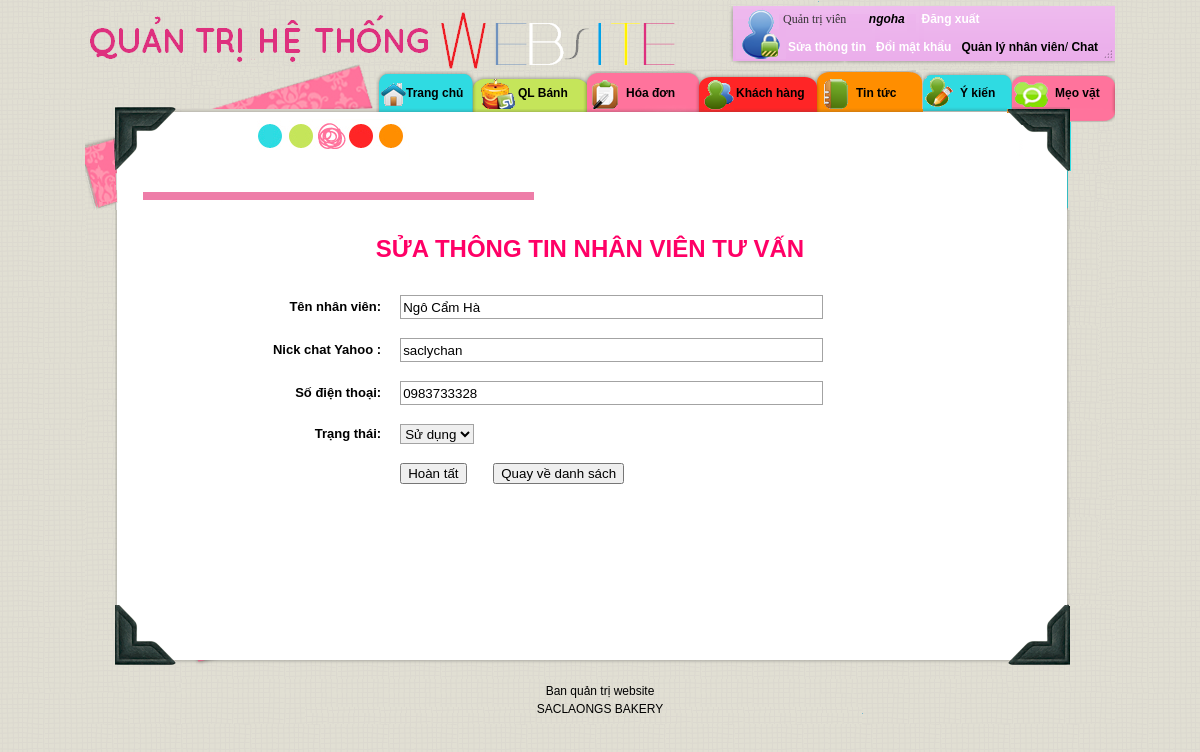
Screenshot of /admin/admin.php?go=chat_manager_edit&action=edit&id=7 (signed in) with the database file from the repository.
### tables this page shows
CREATE TABLE IF NOT EXISTS `counselors` (
  `conID` int(11) NOT NULL AUTO_INCREMENT,
  `conName` varchar(30) NOT NULL,
  `conPhone` varchar(15) NOT NULL,
  `conYahoo` varchar(50) NOT NULL,
  `conStatus` tinyint(1) NOT NULL DEFAULT '1',
  PRIMARY KEY (`conID`)
);

### admin/admin/chat_manager_edit.php (the view, shortened to what this page needs)
<?
	$action=$_REQUEST['action'];
	$conID=$_REQUEST['id'];
	if($action=="edit")
	{
		$sqlrow=mysql_query("SELECT * FROM counselors WHERE conID=".$conID."");
		$row=mysql_fetch_array($sqlrow);
	}
?>
<p>&nbsp;</p>
<form action="admin.php?go=chat_manager_edit&action=update&id=<? echo $row['conID'] ?>" method="post" id="frmadd" name="frmadd">
<table width="100%" border="0" align="center" cellpadding="7" cellspacing="5">
  <tr>
    <td colspan="3" align="center"><p class="style1">SỬA THÔNG TIN NHÂN VIÊN TƯ VẤN </p>
      <p>&nbsp;</p></td>
  </tr>
  <tr>
    <td width="35%" align="right"><span class="style3">Tên nhân viên: </span></td>
    <td width="35%"><input class="tableboxinput" name="conName" type="text" id="conName" size="50" onFocus="style.backgroundColor='#F0F0F0'" onBlur="style.backgroundColor='white'" value="<? echo $row['conName'] ?>" /></td>
    <td width="30%"><div  class="st1" id="err1"></div></td>
  </tr>
<tr>
    <td width="35%" align="right"><span class="style3">Nick chat Yahoo : </span></td>
    <td width="35%"><input class="tableboxinput" name="conYahoo" type="text" id="conYahoo" size="50" onFocus="style.backgroundColor='#F0F0F0'" onBlur="style.backgroundColor='white'" value="<? echo $row['conYahoo'] ?>" /></td>
    <td width="30%"><div  class="st1" id="err2"></div></td>
  </tr>
<tr>
    <td width="35%" align="right"><span class="style3">Số điện thoại: </span></td>
    <td width="35%"><input class="tableboxinput" name="conPhone" type="text" id="conPhone" size="50" onFocus="style.backgroundColor='#F0F0F0'" onBlur="style.backgroundColor='white'" value="<? echo $row['conPhone'] ?>" /></td>
    <td width="30%"><div  class="st1" id="err3"></div></td>
  </tr>
  <tr>
    <td width="35%" align="right"><span class="style3">Trạng thái: </span></td>
    <td colspan="2">
	<select class="tableboxinput" name="conStatus" id="conStatus" >
      <option value="1" selected>Sử dụng</option>
    </select>    </td>
  </tr>
  <tr>
    <td width="35%">&nbsp;</td>
    <td width="35%"><input class="buttonbutton" type="submit" name="Submit" value="Hoàn tất" onClick="return checkadd();" />
	<input class="buttonbutton" type="button" value="Quay về danh sách" onClick="window.location='admin.php?go=chat_manager'" />
	</td>
    <td width="30%">&nbsp;</td>
  </tr>
</table>
</form>
<br /><br /><br /><br /><br /><br />

### admin/styleadmin.css (style rules this page uses)
html, body, div, span, h1, h2, h3, h4, h5, h6, p, blockquote, pre, a, em, font, img, small, strike, strong, b, u, i, center, dl, dt, dd, ol, ul, li, fieldset, form { margin: 0; padding: 0; border: 0; outline: 0; font-size:100%; vertical-align:baseline; background: transparent; }
body { font-family: Verdana, Arial, Helvetica, sans-serif; font-size:75%; line-height: 1.5em; background: url(images/bgpage.png) repeat; position: relative; }
.style1 { font-size: 24px; font-weight: bold; color: #FF0066; }
.style3 { font-size: 13px; font-weight: bold; }
.tableboxinput { height:20px; border: 1px solid threedshadow; -moz-border-radius:5px 5px 5px 5px; border-color: #A3A3A3; }

### rows the page displays
counselors: conName "Ngô Cẩm Hà", conYahoo "saclychan", conPhone "0983733328"

### other values shown
$_SESSION['UserAd'] "ngoha"
